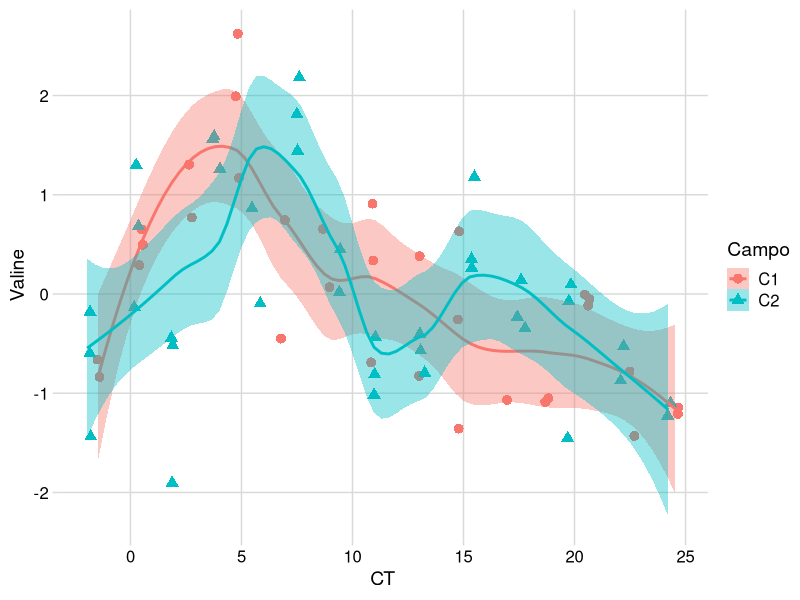
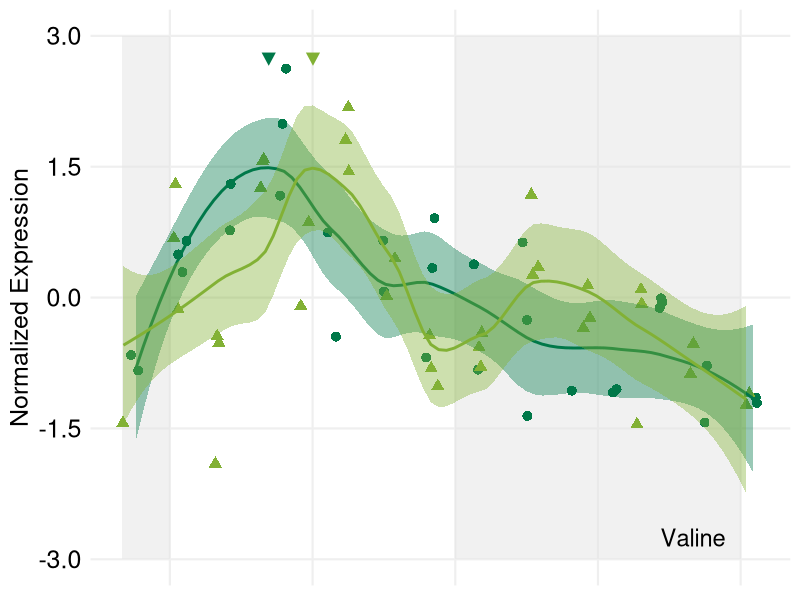
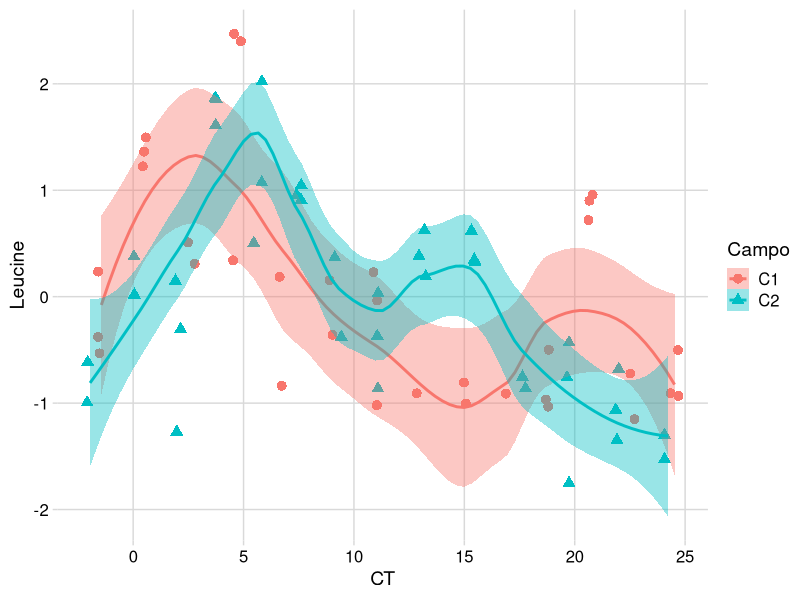
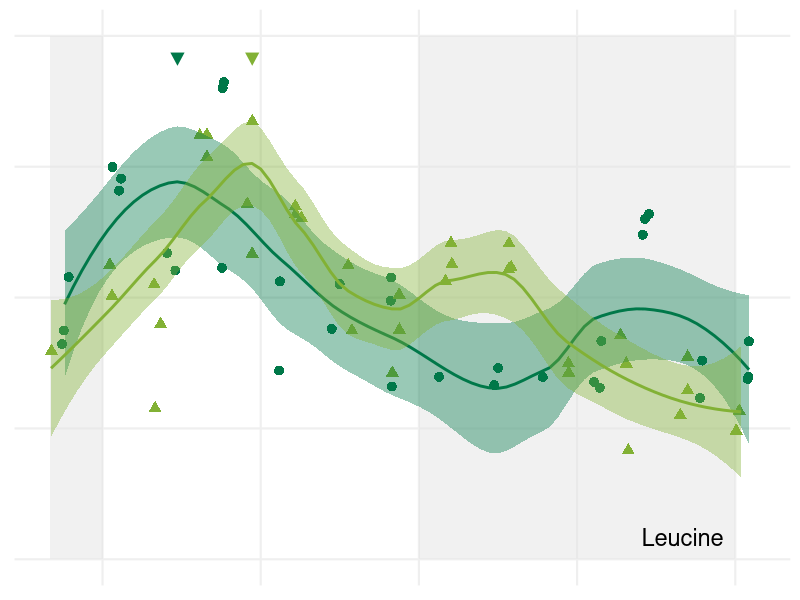
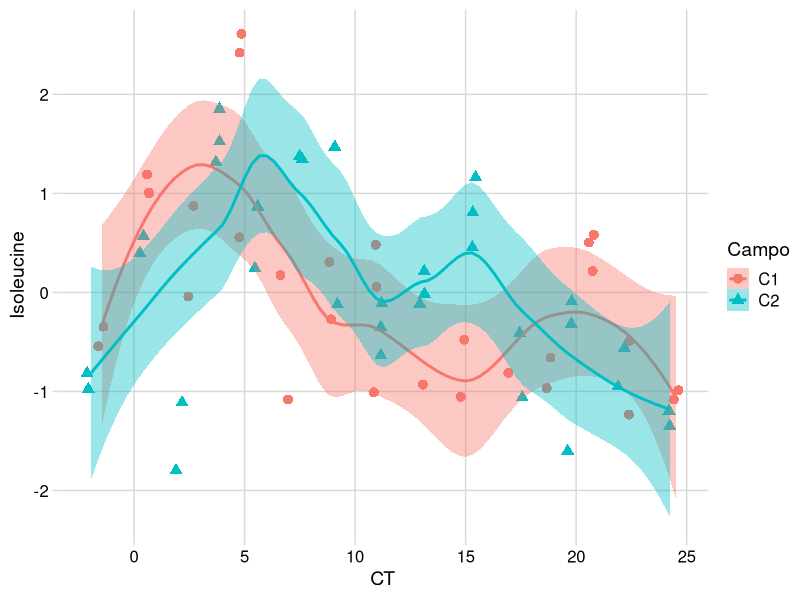
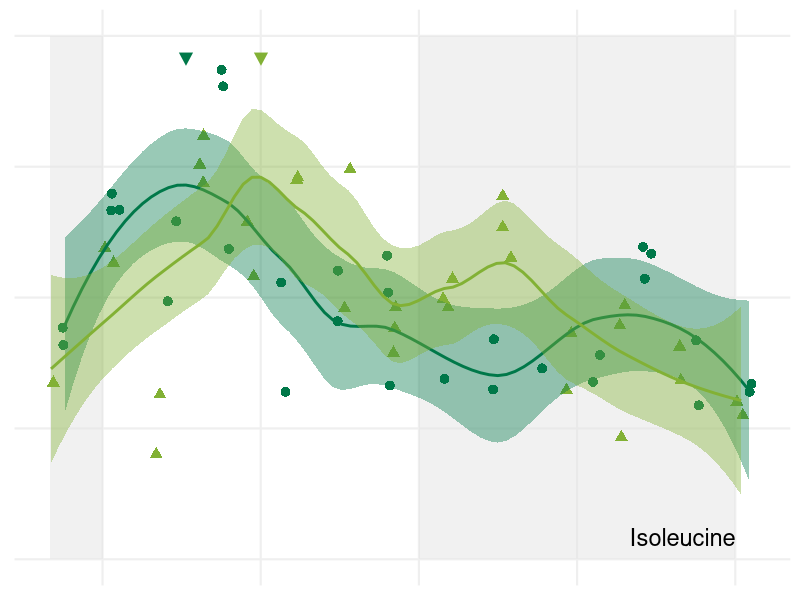
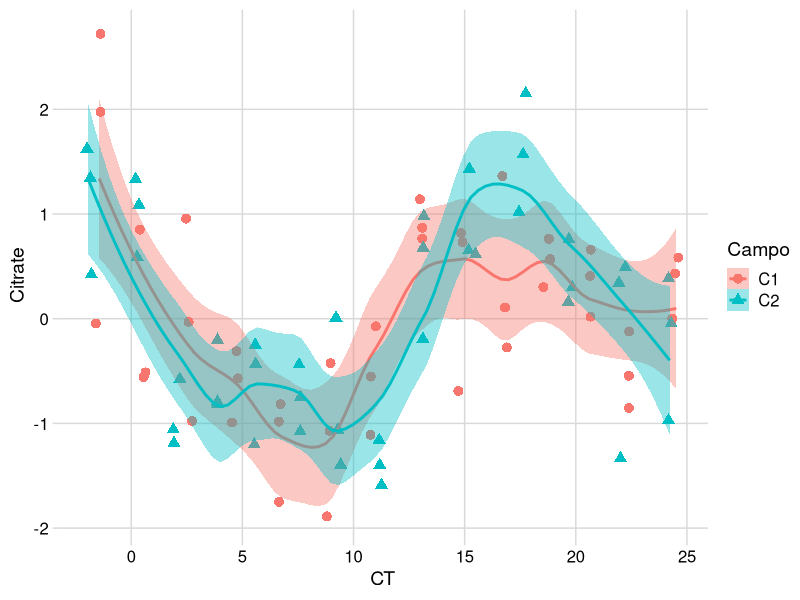
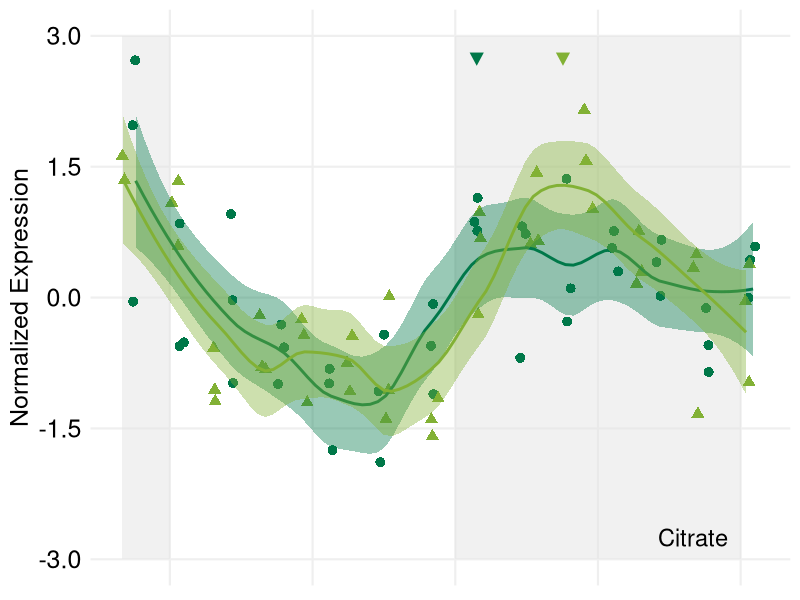

Source code (R) for these figures, in order:
library(ggplot2)
library(scales)
library(reshape2)
library(cowplot)
theme_set(theme_minimal_grid())
library(png)
library(grid)
library(RColorBrewer)

#exportar 1400 x 1400

C1_line = "solid"
C2_line = "solid"

C1 <- "#007849"
C2 <- "#82b135"


#FigureS4A
sugarcane4mo9mo_Valine_timecourses <- read.csv("4mo9mo_Valine.txt", sep="\t")
ggplot(data=sugarcane4mo9mo_Valine_timecourses, aes(x=CT, y=Valine, group=Campo)) +
  geom_jitter(aes(col=Campo, shape = Campo),position=position_jitter(0.2), size = 3) +
  stat_smooth(aes(group = Campo, colour = Campo, fill=Campo, outfit=fit2<<-..y..),method="loess",  span = 0.5)
fit2 <- data.frame(fit2)
fit3 <- fit2[1:80, ]
fit4 <- fit2[81:160, ]
fit5 <- cbind(fit3, fit4)
fit5 <- data.frame(fit5)
maxC10 <- data.frame(which(fit5 == max(fit5$fit3), arr.ind=TRUE))
maxC1 <- ((maxC10$row-1)*25.96/79)-1.44
maxC20 <- data.frame(which(fit5 == max(fit5$fit4), arr.ind=TRUE))
maxC2 <- ((maxC20$row-1)*26.18/79)-1.95
minC10 <- data.frame(which(fit5 == min(fit5$fit3), arr.ind=TRUE))
minC1 <- ((minC10$row-1)*25.96/79)-1.44
minC20 <- data.frame(which(fit5 == min(fit5$fit4), arr.ind=TRUE))
minC2 <- ((minC20$row-1)*26.18/79)-1.95
FinalMaxMin <- cbind(maxC1, minC1, maxC2, minC2)

sugarcane4mo9mo_Valine <- ggplot(data=sugarcane4mo9mo_Valine_timecourses, aes(x=CT, y=Valine, group=Campo)) +
  annotate("rect", xmin = -2, xmax = 0, ymin = -3, ymax = 3, alpha = .5, fill = "#e3e3e3")+
  annotate("rect", xmin = 12, xmax = 24, ymin = -3, ymax = 3, alpha = .5, fill = "#e3e3e3")+
  geom_jitter(aes(col=Campo, shape = Campo),position=position_jitter(0.2), size = 3) +
  stat_smooth(aes(group = Campo, colour = Campo, fill=Campo, outfit=fit2<<-..y..),method="loess",  span = 0.5)+
  scale_colour_manual(values=c(C1, C2))+
  scale_fill_manual(values=c(C1, C2))+
  scale_linetype_manual(values=c(C1_line, C2_line)) +
  annotate("text", x = maxC1, y = 2.75, label = "\u25bc", size = 6, colour=C1)+
  annotate("text", x = maxC2, y = 2.75, label = "\u25bc", size = 6, colour=C2)+
  annotate("text", x = 22, y = -2.75, label = "Valine", size = 6, parse=TRUE)+
  scale_x_continuous(breaks=seq(0,24,6), name="ZT (h)", limits=c(-2, 24.75))+
  scale_y_continuous(breaks=seq(-3,3,1.5), name="Normalized Expression", limits=c(-3,3), labels = scales::number_format(accuracy = 0.1))+
  theme(panel.grid.major = element_line(colour = "#efefef", size = 0.75), 
        text = element_text(size=18), 
        axis.ticks = element_blank(),
        axis.line = element_blank(),
        #axis.text.x = element_text(size=18),
        axis.text.x = element_blank(),
        axis.title.x = element_blank(),
        axis.text.y = element_text(size=18),
        #axis.text.y = element_blank(),
        #axis.title.y = element_blank(),
        legend.position = "none"
  )
sugarcane4mo9mo_Valine
FinalMaxMin


#FigureS4B
sugarcane4mo9mo_Leucine_timecourses <- read.csv("4mo9mo_Leucine.txt", sep="\t")
ggplot(data=sugarcane4mo9mo_Leucine_timecourses, aes(x=CT, y=Leucine, group=Campo)) +
  geom_jitter(aes(col=Campo, shape = Campo),position=position_jitter(0.2), size = 3) +
  stat_smooth(aes(group = Campo, colour = Campo, fill=Campo, outfit=fit2<<-..y..),method="loess",  span = 0.5)
fit2 <- data.frame(fit2)
fit3 <- fit2[1:80, ]
fit4 <- fit2[81:160, ]
fit5 <- cbind(fit3, fit4)
fit5 <- data.frame(fit5)
maxC10 <- data.frame(which(fit5 == max(fit5$fit3), arr.ind=TRUE))
maxC1 <- ((maxC10$row-1)*25.96/79)-1.44
maxC20 <- data.frame(which(fit5 == max(fit5$fit4), arr.ind=TRUE))
maxC2 <- ((maxC20$row-1)*26.18/79)-1.95
minC10 <- data.frame(which(fit5 == min(fit5$fit3), arr.ind=TRUE))
minC1 <- ((minC10$row-1)*25.96/79)-1.44
minC20 <- data.frame(which(fit5 == min(fit5$fit4), arr.ind=TRUE))
minC2 <- ((minC20$row-1)*26.18/79)-1.95
FinalMaxMin <- cbind(maxC1, minC1, maxC2, minC2)

sugarcane4mo9mo_Leucine <- ggplot(data=sugarcane4mo9mo_Leucine_timecourses, aes(x=CT, y=Leucine, group=Campo)) +
  annotate("rect", xmin = -2, xmax = 0, ymin = -3, ymax = 3, alpha = .5, fill = "#e3e3e3")+
  annotate("rect", xmin = 12, xmax = 24, ymin = -3, ymax = 3, alpha = .5, fill = "#e3e3e3")+
  geom_jitter(aes(col=Campo, shape = Campo),position=position_jitter(0.2), size = 3) +
  stat_smooth(aes(group = Campo, colour = Campo, fill=Campo, outfit=fit2<<-..y..),method="loess",  span = 0.5)+
  scale_colour_manual(values=c(C1, C2))+
  scale_fill_manual(values=c(C1, C2))+
  scale_linetype_manual(values=c(C1_line, C2_line)) +
  annotate("text", x = maxC1, y = 2.75, label = "\u25bc", size = 6, colour=C1)+
  annotate("text", x = maxC2, y = 2.75, label = "\u25bc", size = 6, colour=C2)+
  annotate("text", x = 22, y = -2.75, label = "Leucine", size = 6, parse=TRUE)+
  scale_x_continuous(breaks=seq(0,24,6), name="ZT (h)", limits=c(-2, 24.75))+
  scale_y_continuous(breaks=seq(-3,3,1.5), name="Normalized Expression", limits=c(-3,3), labels = scales::number_format(accuracy = 0.1))+
  theme(panel.grid.major = element_line(colour = "#efefef", size = 0.75), 
        text = element_text(size=18), 
        axis.ticks = element_blank(),
        axis.line = element_blank(),
        #axis.text.x = element_text(size=18),
        axis.text.x = element_blank(),
        axis.title.x = element_blank(),
        #axis.text.y = element_text(size=18),
        axis.text.y = element_blank(),
        axis.title.y = element_blank(),
        legend.position = "none"
  )
sugarcane4mo9mo_Leucine
FinalMaxMin


#FigureS4C
sugarcane4mo9mo_Isoleucine_timecourses <- read.csv("4mo9mo_Isoleucine.txt", sep="\t")
ggplot(data=sugarcane4mo9mo_Isoleucine_timecourses, aes(x=CT, y=Isoleucine, group=Campo)) +
  geom_jitter(aes(col=Campo, shape = Campo),position=position_jitter(0.2), size = 3) +
  stat_smooth(aes(group = Campo, colour = Campo, fill=Campo, outfit=fit2<<-..y..),method="loess",  span = 0.5)
fit2 <- data.frame(fit2)
fit3 <- fit2[1:80, ]
fit4 <- fit2[81:160, ]
fit5 <- cbind(fit3, fit4)
fit5 <- data.frame(fit5)
maxC10 <- data.frame(which(fit5 == max(fit5$fit3), arr.ind=TRUE))
maxC1 <- ((maxC10$row-1)*25.96/79)-1.44
maxC20 <- data.frame(which(fit5 == max(fit5$fit4), arr.ind=TRUE))
maxC2 <- ((maxC20$row-1)*26.18/79)-1.95
minC10 <- data.frame(which(fit5 == min(fit5$fit3), arr.ind=TRUE))
minC1 <- ((minC10$row-1)*25.96/79)-1.44
minC20 <- data.frame(which(fit5 == min(fit5$fit4), arr.ind=TRUE))
minC2 <- ((minC20$row-1)*26.18/79)-1.95
FinalMaxMin <- cbind(maxC1, minC1, maxC2, minC2)

sugarcane4mo9mo_Isoleucine <- ggplot(data=sugarcane4mo9mo_Isoleucine_timecourses, aes(x=CT, y=Isoleucine, group=Campo)) +
  annotate("rect", xmin = -2, xmax = 0, ymin = -3, ymax = 3, alpha = .5, fill = "#e3e3e3")+
  annotate("rect", xmin = 12, xmax = 24, ymin = -3, ymax = 3, alpha = .5, fill = "#e3e3e3")+
  geom_jitter(aes(col=Campo, shape = Campo),position=position_jitter(0.2), size = 3) +
  stat_smooth(aes(group = Campo, colour = Campo, fill=Campo, outfit=fit2<<-..y..),method="loess",  span = 0.5)+
  scale_colour_manual(values=c(C1, C2))+
  scale_fill_manual(values=c(C1, C2))+
  scale_linetype_manual(values=c(C1_line, C2_line)) +
  annotate("text", x = maxC1, y = 2.75, label = "\u25bc", size = 6, colour=C1)+
  annotate("text", x = maxC2, y = 2.75, label = "\u25bc", size = 6, colour=C2)+
  annotate("text", x = 22, y = -2.75, label = "Isoleucine", size = 6, parse=TRUE)+
  scale_x_continuous(breaks=seq(0,24,6), name="ZT (h)", limits=c(-2, 24.75))+
  scale_y_continuous(breaks=seq(-3,3,1.5), name="Normalized Expression", limits=c(-3,3), labels = scales::number_format(accuracy = 0.1))+
  theme(panel.grid.major = element_line(colour = "#efefef", size = 0.75), 
        text = element_text(size=18), 
        axis.ticks = element_blank(),
        axis.line = element_blank(),
        #axis.text.x = element_text(size=18),
        axis.text.x = element_blank(),
        axis.title.x = element_blank(),
        #axis.text.y = element_text(size=18),
        axis.text.y = element_blank(),
        axis.title.y = element_blank(),
        legend.position = "none"
  )
sugarcane4mo9mo_Isoleucine
FinalMaxMin


#Figure4D
sugarcane4mo9mo_Citrate_timecourses <- read.csv("4mo9mo_Citrate.txt", sep="\t")
ggplot(data=sugarcane4mo9mo_Citrate_timecourses, aes(x=CT, y=Citrate, group=Campo)) +
  geom_jitter(aes(col=Campo, shape = Campo),position=position_jitter(0.2), size = 3) +
  stat_smooth(aes(group = Campo, colour = Campo, fill=Campo, outfit=fit2<<-..y..),method="loess",  span = 0.5)
fit2 <- data.frame(fit2)
fit3 <- fit2[8:80, ]
fit4 <- fit2[82:160, ]
fit5 <- cbind(fit3, fit4)
fit5 <- data.frame(fit5)
maxC10 <- data.frame(which(fit5 == max(fit5$fit3), arr.ind=TRUE))
maxC1 <- ((maxC10$row-1)*23.66/71)-1.44
maxC20 <- data.frame(which(fit5 == max(fit5$fit4), arr.ind=TRUE))
maxC2 <- ((maxC20$row-1)*25.85/77)-1.95
minC10 <- data.frame(which(fit5 == min(fit5$fit3), arr.ind=TRUE))
minC1 <- ((minC10$row-1)*23.66/71)-1.44
minC20 <- data.frame(which(fit5 == min(fit5$fit4), arr.ind=TRUE))
minC2 <- ((minC20$row-1)*25.85/77)-1.95
FinalMaxMin <- cbind(maxC1, minC1, maxC2, minC2)

sugarcane4mo9mo_Citrate <- ggplot(data=sugarcane4mo9mo_Citrate_timecourses, aes(x=CT, y=Citrate, group=Campo)) +
  annotate("rect", xmin = -2, xmax = 0, ymin = -3, ymax = 3, alpha = .5, fill = "#e3e3e3")+
  annotate("rect", xmin = 12, xmax = 24, ymin = -3, ymax = 3, alpha = .5, fill = "#e3e3e3")+
  geom_jitter(aes(col=Campo, shape = Campo),position=position_jitter(0.2), size = 3) +
  stat_smooth(aes(group = Campo, colour = Campo, fill=Campo, outfit=fit2<<-..y..),method="loess",  span = 0.5)+
  scale_colour_manual(values=c(C1, C2))+
  scale_fill_manual(values=c(C1, C2))+
  scale_linetype_manual(values=c(C1_line, C2_line)) +
  annotate("text", x = maxC1, y = 2.75, label = "\u25bc", size = 6, colour=C1)+
  annotate("text", x = maxC2, y = 2.75, label = "\u25bc", size = 6, colour=C2)+
  annotate("text", x = 22, y = -2.75, label = "Citrate", size = 6, parse=TRUE)+
  scale_x_continuous(breaks=seq(0,24,6), name="ZT (h)", limits=c(-2, 24.75))+
  scale_y_continuous(breaks=seq(-3,3,1.5), name="Normalized Expression", limits=c(-3,3), labels = scales::number_format(accuracy = 0.1))+
  theme(panel.grid.major = element_line(colour = "#efefef", size = 0.75), 
        text = element_text(size=18), 
        axis.ticks = element_blank(),
        axis.line = element_blank(),
        #axis.text.x = element_text(size=18),
        axis.text.x = element_blank(),
        axis.title.x = element_blank(),
        axis.text.y = element_text(size=18),
        #axis.text.y = element_blank(),
        #axis.title.y = element_blank(),
        legend.position = "none"
  )
sugarcane4mo9mo_Citrate
FinalMaxMin


#Figure4E
sugarcane4mo9mo_Glycerate_timecourses <- read.csv("4mo9mo_Glycerate.txt", sep="\t")
ggplot(data=sugarcane4mo9mo_Glycerate_timecourses, aes(x=CT, y=Glycerate, group=Campo)) +
  geom_jitter(aes(col=Campo, shape = Campo),position=position_jitter(0.2), size = 3) +
  stat_smooth(aes(group = Campo, colour = Campo, fill=Campo, outfit=fit2<<-..y..),method="loess",  span = 0.5)
fit2 <- data.frame(fit2)
fit3 <- fit2[1:80, ]
fit4 <- fit2[81:160, ]
fit5 <- cbind(fit3, fit4)
fit5 <- data.frame(fit5)
maxC10 <- data.frame(which(fit5 == max(fit5$fit3), arr.ind=TRUE))
maxC1 <- ((maxC10$row-1)*25.96/79)-1.44
maxC20 <- data.frame(which(fit5 == max(fit5$fit4), arr.ind=TRUE))
maxC2 <- ((maxC20$row-1)*26.18/79)-1.95
minC10 <- data.frame(which(fit5 == min(fit5$fit3), arr.ind=TRUE))
minC1 <- ((minC10$row-1)*25.96/79)-1.44
minC20 <- data.frame(which(fit5 == min(fit5$fit4), arr.ind=TRUE))
minC2 <- ((minC20$row-1)*26.18/79)-1.95
FinalMaxMin <- cbind(maxC1, minC1, maxC2, minC2)

sugarcane4mo9mo_Glycerate <- ggplot(data=sugarcane4mo9mo_Glycerate_timecourses, aes(x=CT, y=Glycerate, group=Campo)) +
  annotate("rect", xmin = -2, xmax = 0, ymin = -3, ymax = 3, alpha = .5, fill = "#e3e3e3")+
  annotate("rect", xmin = 12, xmax = 24, ymin = -3, ymax = 3, alpha = .5, fill = "#e3e3e3")+
  geom_jitter(aes(col=Campo, shape = Campo),position=position_jitter(0.2), size = 3) +
  stat_smooth(aes(group = Campo, colour = Campo, fill=Campo, outfit=fit2<<-..y..),method="loess",  span = 0.5)+
  scale_colour_manual(values=c(C1, C2))+
  scale_fill_manual(values=c(C1, C2))+
  scale_linetype_manual(values=c(C1_line, C2_line)) +
  annotate("text", x = maxC1, y = 2.75, label = "\u25bc", size = 6, colour=C1)+
  annotate("text", x = maxC2, y = 2.75, label = "\u25bc", size = 6, colour=C2)+
  annotate("text", x = 22, y = -2.75, label = "Glycerate", size = 6, parse=TRUE)+
  scale_x_continuous(breaks=seq(0,24,6), name="ZT (h)", limits=c(-2, 24.75))+
  scale_y_continuous(breaks=seq(-3,3,1.5), name="Normalized Expression", limits=c(-3,3), labels = scales::number_format(accuracy = 0.1))+
  theme(panel.grid.major = element_line(colour = "#efefef", size = 0.75), 
        text = element_text(size=18), 
        axis.ticks = element_blank(),
        axis.line = element_blank(),
        #axis.text.x = element_text(size=18),
        axis.text.x = element_blank(),
        axis.title.x = element_blank(),
        #axis.text.y = element_text(size=18),
        axis.text.y = element_blank(),
        axis.title.y = element_blank(),
        legend.position = "none"
  )
sugarcane4mo9mo_Glycerate
FinalMaxMin


#Figure4F
sugarcane4mo9mo_Malate_timecourses <- read.csv("4mo9mo_Malate.txt", sep="\t")
ggplot(data=sugarcane4mo9mo_Malate_timecourses, aes(x=CT, y=Malate, group=Campo)) +
  geom_jitter(aes(col=Campo, shape = Campo),position=position_jitter(0.2), size = 3) +
  stat_smooth(aes(group = Campo, colour = Campo, fill=Campo, outfit=fit2<<-..y..),method="loess",  span = 0.5)
fit2 <- data.frame(fit2)
fit3 <- fit2[1:80, ]
fit4 <- fit2[81:160, ]
fit5 <- cbind(fit3, fit4)
fit5 <- data.frame(fit5)
maxC10 <- data.frame(which(fit5 == max(fit5$fit3), arr.ind=TRUE))
maxC1 <- ((maxC10$row-1)*25.96/79)-1.44
maxC20 <- data.frame(which(fit5 == max(fit5$fit4), arr.ind=TRUE))
maxC2 <- ((maxC20$row-1)*26.18/79)-1.95
minC10 <- data.frame(which(fit5 == min(fit5$fit3), arr.ind=TRUE))
minC1 <- ((minC10$row-1)*25.96/79)-1.44
minC20 <- data.frame(which(fit5 == min(fit5$fit4), arr.ind=TRUE))
minC2 <- ((minC20$row-1)*26.18/79)-1.95
FinalMaxMin <- cbind(maxC1, minC1, maxC2, minC2)

sugarcane4mo9mo_Malate <- ggplot(data=sugarcane4mo9mo_Malate_timecourses, aes(x=CT, y=Malate, group=Campo)) +
  annotate("rect", xmin = -2, xmax = 0, ymin = -3, ymax = 3, alpha = .5, fill = "#e3e3e3")+
  annotate("rect", xmin = 12, xmax = 24, ymin = -3, ymax = 3, alpha = .5, fill = "#e3e3e3")+
  geom_jitter(aes(col=Campo, shape = Campo),position=position_jitter(0.2), size = 3) +
  stat_smooth(aes(group = Campo, colour = Campo, fill=Campo, outfit=fit2<<-..y..),method="loess",  span = 0.5)+
  scale_colour_manual(values=c(C1, C2))+
  scale_fill_manual(values=c(C1, C2))+
  scale_linetype_manual(values=c(C1_line, C2_line)) +
  annotate("text", x = maxC1, y = 2.75, label = "\u25bc", size = 6, colour=C1)+
  annotate("text", x = maxC2, y = 2.75, label = "\u25bc", size = 6, colour=C2)+
  annotate("text", x = 22, y = -2.75, label = "Malate", size = 6, parse=TRUE)+
  scale_x_continuous(breaks=seq(0,24,6), name="ZT (h)", limits=c(-2, 24.75))+
  scale_y_continuous(breaks=seq(-3,3,1.5), name="Normalized Expression", limits=c(-3,3), labels = scales::number_format(accuracy = 0.1))+
  theme(panel.grid.major = element_line(colour = "#efefef", size = 0.75), 
        text = element_text(size=18), 
        axis.ticks = element_blank(),
        axis.line = element_blank(),
        #axis.text.x = element_text(size=18),
        axis.text.x = element_blank(),
        axis.title.x = element_blank(),
        #axis.text.y = element_text(size=18),
        axis.text.y = element_blank(),
        axis.title.y = element_blank(),
        legend.position = "none"
  )
sugarcane4mo9mo_Malate
FinalMaxMin


#Figure4G
#changed interval
sugarcane4mo9mo_Aspartate_timecourses <- read.csv("4mo9mo_Aspartate.txt", sep="\t")
ggplot(data=sugarcane4mo9mo_Aspartate_timecourses, aes(x=CT, y=Aspartate, group=Campo)) +
  geom_jitter(aes(col=Campo, shape = Campo),position=position_jitter(0.2), size = 3) +
  stat_smooth(aes(group = Campo, colour = Campo, fill=Campo, outfit=fit2<<-..y..),method="loess",  span = 0.5)
fit2 <- data.frame(fit2)
fit3 <- fit2[6:72, ]
fit4 <- fit2[86:160, ]
fit5 <- cbind(fit3, fit4)
fit5 <- data.frame(fit5)
maxC10 <- data.frame(which(fit5 == max(fit5$fit3), arr.ind=TRUE))
maxC1 <- ((maxC10$row-1)*21.69/65)+0.203
maxC20 <- data.frame(which(fit5 == max(fit5$fit4), arr.ind=TRUE))
maxC2 <- ((maxC20$row-1)*24.52/73)-0.293
minC10 <- data.frame(which(fit5 == min(fit5$fit3), arr.ind=TRUE))
minC1 <- ((minC10$row-1)*21.69/65)+0.203
minC20 <- data.frame(which(fit5 == min(fit5$fit4), arr.ind=TRUE))
minC2 <- ((minC20$row-1)*26.18/73)-0.293
FinalMaxMin <- cbind(maxC1, minC1, maxC2, minC2)

sugarcane4mo9mo_Aspartate <- ggplot(data=sugarcane4mo9mo_Aspartate_timecourses, aes(x=CT, y=Aspartate, group=Campo)) +
  annotate("rect", xmin = -2, xmax = 0, ymin = -3, ymax = 3, alpha = .5, fill = "#e3e3e3")+
  annotate("rect", xmin = 12, xmax = 24, ymin = -3, ymax = 3, alpha = .5, fill = "#e3e3e3")+
  geom_jitter(aes(col=Campo, shape = Campo),position=position_jitter(0.2), size = 3) +
  stat_smooth(aes(group = Campo, colour = Campo, fill=Campo, outfit=fit2<<-..y..),method="loess",  span = 0.5)+
  scale_colour_manual(values=c(C1, C2))+
  scale_fill_manual(values=c(C1, C2))+
  scale_linetype_manual(values=c(C1_line, C2_line)) +
  annotate("text", x = maxC1, y = 2.75, label = "\u25bc", size = 6, colour=C1)+
  annotate("text", x = maxC2, y = 2.75, label = "\u25bc", size = 6, colour=C2)+
  annotate("text", x = 22, y = -2.75, label = "Aspartate", size = 6, parse=TRUE)+
  scale_x_continuous(breaks=seq(0,24,6), name="ZT (h)", limits=c(-2, 24.75))+
  scale_y_continuous(breaks=seq(-3,3,1.5), name="Normalized Expression", limits=c(-3,3), labels = scales::number_format(accuracy = 0.1))+
  theme(panel.grid.major = element_line(colour = "#efefef", size = 0.75), 
        text = element_text(size=18), 
        axis.ticks = element_blank(),
        axis.line = element_blank(),
        axis.text.x = element_text(size=18),
        #axis.text.x = element_blank(),
        #axis.title.x = element_blank(),
        axis.text.y = element_text(size=18),
        #axis.text.y = element_blank(),
        #axis.title.y = element_blank(),
        legend.position = "none"
  )
sugarcane4mo9mo_Aspartate
FinalMaxMin


#Figure4H
sugarcane4mo9mo_Glycine_timecourses <- read.csv("4mo9mo_Glycine.txt", sep="\t")
ggplot(data=sugarcane4mo9mo_Glycine_timecourses, aes(x=CT, y=Glycine, group=Campo)) +
  geom_jitter(aes(col=Campo, shape = Campo),position=position_jitter(0.2), size = 3) +
  stat_smooth(aes(group = Campo, colour = Campo, fill=Campo, outfit=fit2<<-..y..),method="loess",  span = 0.5)
fit2 <- data.frame(fit2)
fit3 <- fit2[1:80, ]
fit4 <- fit2[81:160, ]
fit5 <- cbind(fit3, fit4)
fit5 <- data.frame(fit5)
maxC10 <- data.frame(which(fit5 == max(fit5$fit3), arr.ind=TRUE))
maxC1 <- ((maxC10$row-1)*25.96/79)-1.44
maxC20 <- data.frame(which(fit5 == max(fit5$fit4), arr.ind=TRUE))
maxC2 <- ((maxC20$row-1)*26.18/79)-1.95
minC10 <- data.frame(which(fit5 == min(fit5$fit3), arr.ind=TRUE))
minC1 <- ((minC10$row-1)*25.96/79)-1.44
minC20 <- data.frame(which(fit5 == min(fit5$fit4), arr.ind=TRUE))
minC2 <- ((minC20$row-1)*26.18/79)-1.95
FinalMaxMin <- cbind(maxC1, minC1, maxC2, minC2)

sugarcane4mo9mo_Glycine <- ggplot(data=sugarcane4mo9mo_Glycine_timecourses, aes(x=CT, y=Glycine, group=Campo)) +
  annotate("rect", xmin = -2, xmax = 0, ymin = -3, ymax = 3, alpha = .5, fill = "#e3e3e3")+
  annotate("rect", xmin = 12, xmax = 24, ymin = -3, ymax = 3, alpha = .5, fill = "#e3e3e3")+
  geom_jitter(aes(col=Campo, shape = Campo),position=position_jitter(0.2), size = 3) +
  stat_smooth(aes(group = Campo, colour = Campo, fill=Campo, outfit=fit2<<-..y..),method="loess",  span = 0.5)+
  scale_colour_manual(values=c(C1, C2))+
  scale_fill_manual(values=c(C1, C2))+
  scale_linetype_manual(values=c(C1_line, C2_line)) +
  annotate("text", x = maxC1, y = 2.75, label = "\u25bc", size = 6, colour=C1)+
  annotate("text", x = maxC2, y = 2.75, label = "\u25bc", size = 6, colour=C2)+
  annotate("text", x = 22, y = -2.75, label = "Glycine", size = 6, parse=TRUE)+
  scale_x_continuous(breaks=seq(0,24,6), name="ZT (h)", limits=c(-2, 24.75))+
  scale_y_continuous(breaks=seq(-3,3,1.5), name="Normalized Expression", limits=c(-3,3), labels = scales::number_format(accuracy = 0.1))+
  theme(panel.grid.major = element_line(colour = "#efefef", size = 0.75), 
        text = element_text(size=18), 
        axis.ticks = element_blank(),
        axis.line = element_blank(),
        axis.text.x = element_text(size=18),
        #axis.text.x = element_blank(),
        #axis.title.x = element_blank(),
        #axis.text.y = element_text(size=18),
        axis.text.y = element_blank(),
        axis.title.y = element_blank(),
        legend.position = "none"
  )
sugarcane4mo9mo_Glycine
FinalMaxMin


#Figure4I
sugarcane4mo9mo_GABA_timecourses <- read.csv("4mo9mo_GABA.txt", sep="\t")
ggplot(data=sugarcane4mo9mo_GABA_timecourses, aes(x=CT, y=GABA, group=Campo)) +
  geom_jitter(aes(col=Campo, shape = Campo),position=position_jitter(0.2), size = 3) +
  stat_smooth(aes(group = Campo, colour = Campo, fill=Campo, outfit=fit2<<-..y..),method="loess",  span = 0.5)
fit2 <- data.frame(fit2)
fit3 <- fit2[1:80, ]
fit4 <- fit2[81:160, ]
fit5 <- cbind(fit3, fit4)
fit5 <- data.frame(fit5)
maxC10 <- data.frame(which(fit5 == max(fit5$fit3), arr.ind=TRUE))
maxC1 <- ((maxC10$row-1)*25.96/79)-1.44
maxC20 <- data.frame(which(fit5 == max(fit5$fit4), arr.ind=TRUE))
maxC2 <- ((maxC20$row-1)*26.18/79)-1.95
minC10 <- data.frame(which(fit5 == min(fit5$fit3), arr.ind=TRUE))
minC1 <- ((minC10$row-1)*25.96/79)-1.44
minC20 <- data.frame(which(fit5 == min(fit5$fit4), arr.ind=TRUE))
minC2 <- ((minC20$row-1)*26.18/79)-1.95
FinalMaxMin <- cbind(maxC1, minC1, maxC2, minC2)

sugarcane4mo9mo_GABA <- ggplot(data=sugarcane4mo9mo_GABA_timecourses, aes(x=CT, y=GABA, group=Campo)) +
  annotate("rect", xmin = -2, xmax = 0, ymin = -3, ymax = 3, alpha = .5, fill = "#e3e3e3")+
  annotate("rect", xmin = 12, xmax = 24, ymin = -3, ymax = 3, alpha = .5, fill = "#e3e3e3")+
  geom_jitter(aes(col=Campo, shape = Campo),position=position_jitter(0.2), size = 3) +
  stat_smooth(aes(group = Campo, colour = Campo, fill=Campo, outfit=fit2<<-..y..),method="loess",  span = 0.5)+
  scale_colour_manual(values=c(C1, C2))+
  scale_fill_manual(values=c(C1, C2))+
  scale_linetype_manual(values=c(C1_line, C2_line)) +
  annotate("text", x = maxC1, y = 2.75, label = "\u25bc", size = 6, colour=C1)+
  annotate("text", x = maxC2, y = 2.75, label = "\u25bc", size = 6, colour=C2)+
  annotate("text", x = 22, y = -2.75, label = "GABA", size = 6, parse=TRUE)+
  scale_x_continuous(breaks=seq(0,24,6), name="ZT (h)", limits=c(-2, 24.75))+
  scale_y_continuous(breaks=seq(-3,3,1.5), name="Normalized Expression", limits=c(-3,3), labels = scales::number_format(accuracy = 0.1))+
  theme(panel.grid.major = element_line(colour = "#efefef", size = 0.75), 
        text = element_text(size=18), 
        axis.ticks = element_blank(),
        axis.line = element_blank(),
        axis.text.x = element_text(size=18),
        #axis.text.x = element_blank(),
        #axis.title.x = element_blank(),
        #axis.text.y = element_text(size=18),
        axis.text.y = element_blank(),
        axis.title.y = element_blank(),
        legend.position = "none"
  )
sugarcane4mo9mo_GABA
FinalMaxMin

plot_grid(sugarcane4mo9mo_Valine, sugarcane4mo9mo_Leucine, sugarcane4mo9mo_Isoleucine, sugarcane4mo9mo_Citrate, sugarcane4mo9mo_Glycerate, sugarcane4mo9mo_Malate, sugarcane4mo9mo_Aspartate, sugarcane4mo9mo_Glycine, sugarcane4mo9mo_GABA, labels = c("A","B","C","D","E","F","G","H","I"), ncol = 3, align = "none", rel_widths = c(1.15, 1, 1),rel_heights = c(1,1,1.15),label_size = 20)

